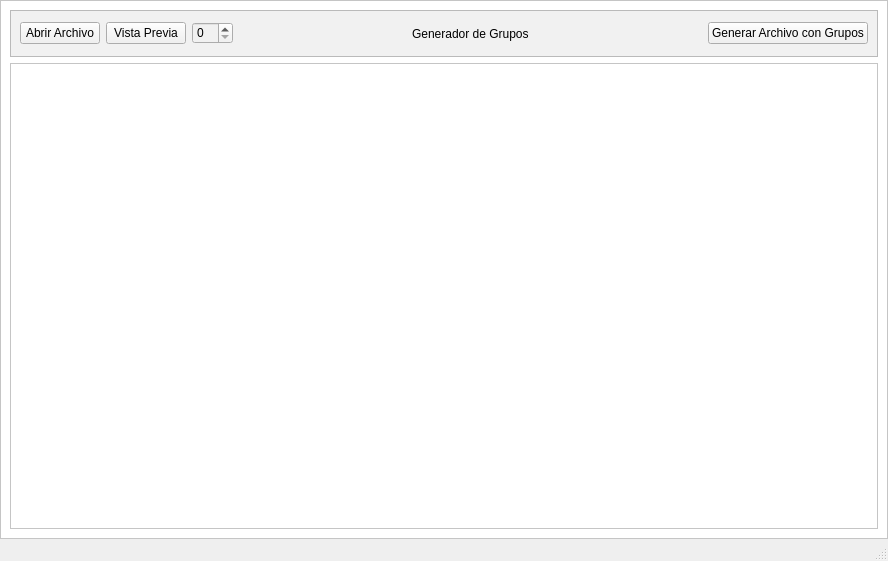
<?xml version="1.0" encoding="UTF-8"?>
<ui version="4.0">
 <class>MainWindow</class>
 <widget class="QMainWindow" name="MainWindow">
  <property name="geometry">
   <rect>
    <x>0</x>
    <y>0</y>
    <width>888</width>
    <height>561</height>
   </rect>
  </property>
  <property name="windowTitle">
   <string>MainWindow</string>
  </property>
  <widget class="QWidget" name="centralwidget">
   <layout class="QVBoxLayout" name="verticalLayout">
    <property name="spacing">
     <number>0</number>
    </property>
    <property name="leftMargin">
     <number>0</number>
    </property>
    <property name="topMargin">
     <number>0</number>
    </property>
    <property name="rightMargin">
     <number>0</number>
    </property>
    <property name="bottomMargin">
     <number>0</number>
    </property>
    <item>
     <widget class="QFrame" name="frame">
      <property name="styleSheet">
       <string notr="true">background-color: rgb(255, 255, 255);</string>
      </property>
      <property name="frameShape">
       <enum>QFrame::StyledPanel</enum>
      </property>
      <property name="frameShadow">
       <enum>QFrame::Raised</enum>
      </property>
      <layout class="QVBoxLayout" name="verticalLayout_2" stretch="1,10">
       <item>
        <widget class="QFrame" name="frame_2">
         <property name="styleSheet">
          <string notr="true">background-color: rgb(241, 241, 241);</string>
         </property>
         <property name="frameShape">
          <enum>QFrame::StyledPanel</enum>
         </property>
         <property name="frameShadow">
          <enum>QFrame::Raised</enum>
         </property>
         <layout class="QHBoxLayout" name="horizontalLayout">
          <item>
           <widget class="QPushButton" name="btn_open">
            <property name="text">
             <string>Abrir Archivo</string>
            </property>
           </widget>
          </item>
          <item>
           <widget class="QPushButton" name="btn_show">
            <property name="text">
             <string>Vista Previa</string>
            </property>
           </widget>
          </item>
          <item>
           <widget class="QSpinBox" name="group_counter"/>
          </item>
          <item>
           <spacer name="horizontalSpacer">
            <property name="orientation">
             <enum>Qt::Horizontal</enum>
            </property>
            <property name="sizeHint" stdset="0">
             <size>
              <width>139</width>
              <height>20</height>
             </size>
            </property>
           </spacer>
          </item>
          <item>
           <widget class="QLabel" name="label">
            <property name="text">
             <string>Generador de Grupos</string>
            </property>
           </widget>
          </item>
          <item>
           <spacer name="horizontalSpacer_2">
            <property name="orientation">
             <enum>Qt::Horizontal</enum>
            </property>
            <property name="sizeHint" stdset="0">
             <size>
              <width>138</width>
              <height>20</height>
             </size>
            </property>
           </spacer>
          </item>
          <item>
           <widget class="QPushButton" name="btn_generate">
            <property name="text">
             <string>Generar Archivo con Grupos</string>
            </property>
           </widget>
          </item>
         </layout>
        </widget>
       </item>
       <item>
        <widget class="QTableWidget" name="tableWidget"/>
       </item>
      </layout>
     </widget>
    </item>
   </layout>
  </widget>
  <widget class="QStatusBar" name="statusbar"/>
 </widget>
 <resources/>
 <connections/>
</ui>
